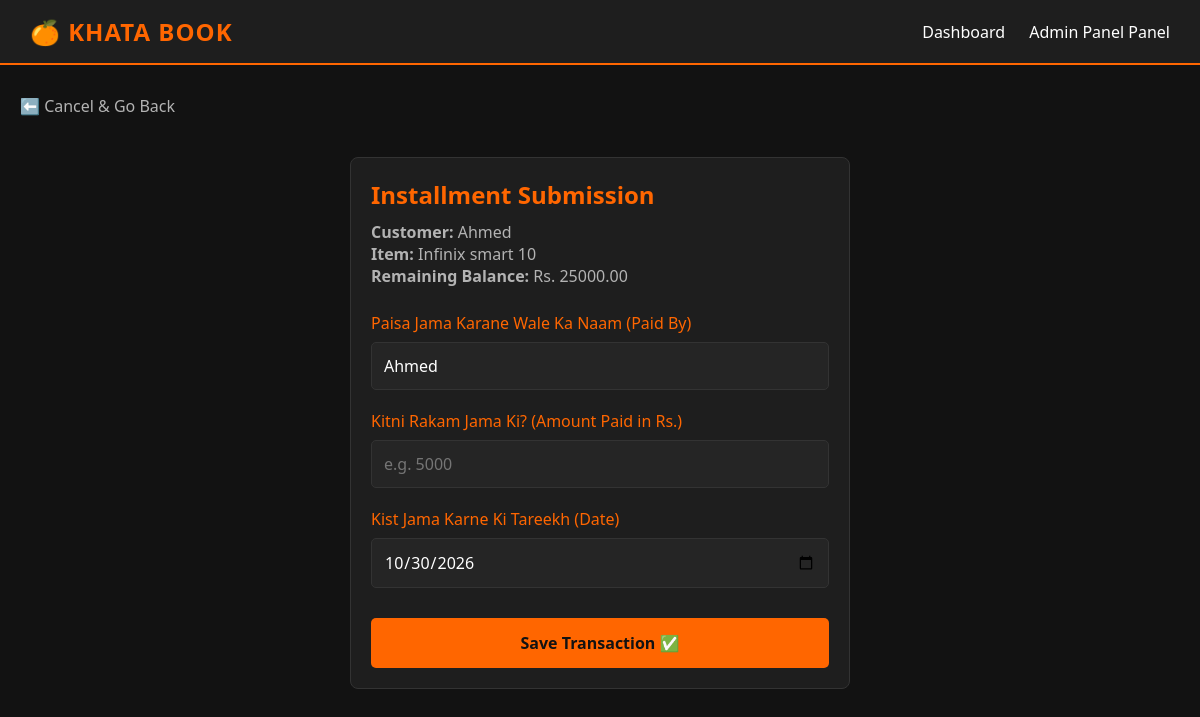
The app's page /sale/1/payment/add/ with its own data.
### cashbook/models.py (models this page shows, shortened)
class Sale(models.Model):
    STATUS_CHOICES = [
        ('active', 'Active'),
        ('completed', 'Completed'),
        ('overdue', 'Overdue'),
    ]
    customer = models.ForeignKey(Customer, on_delete=models.CASCADE, related_name='sales')
    product = models.ForeignKey(Product, on_delete=models.PROTECT)
    guarantor = models.ForeignKey(Guarantor, on_delete=models.SET_NULL, null=True, blank=True)
    total_installments = models.IntegerField(help_text="Total number of months/installments")
    advance_payment = models.DecimalField(max_digits=10, decimal_places=2, default=0.00)
    agreed_selling_price = models.DecimalField(max_digits=10, decimal_places=2, help_text="Final price for this installment deal")
    sale_date = models.DateField()
    status = models.CharField(max_length=15, choices=STATUS_CHOICES, default='active')
    @property
    def total_paid(self):
        payments_sum = self.payments.aggregate(total=models.Sum('amount_paid'))['total'] or 0
        return self.advance_payment + payments_sum
    @property
    def remaining_amount(self):
        return self.agreed_selling_price - self.total_paid

class Customer(models.Model):
    name= models.CharField(max_length=255)
    cnic= models.CharField(max_length=15,unique=True)
    phone_no= models.CharField(max_length=15,unique=True)
    address= models.TextField()

class Product(models.Model):
    name = models.CharField(max_length=255)
    actual_price = models.DecimalField(max_digits=10, decimal_places=2) # Cost price
    selling_price = models.DecimalField(max_digits=10, decimal_places=2) # Base retail price

### cashbook/views.py (the view, shortened to what this page needs)
# urls.py: path('sale/<int:sale_id>/payment/add/', views.add_payment_view, name='add_payment'),
def add_payment_view(request, sale_id):
    sale = get_object_or_404(Sale, id=sale_id)
    return render(request, 'cashbook/add_payment.html', {'sale': sale})

### cashbook/templates/cashbook/add_payment.html (shortened to what this page needs)
{% extends 'cashbook/base.html' %}
{% block content %}
<div style="margin-bottom: 20px;">
    <a href="/customer/{{ sale.customer.id }}/" style="color: var(--text-muted); text-decoration: none;">⬅️ Cancel & Go Back</a>
</div>
<div class="card form-container">
    <h2 style="color: var(--primary-orange); margin-bottom: 10px;">Installment Submission</h2>
    <p style="color: var(--text-muted); margin-bottom: 25px;">
        <strong>Customer:</strong> {{ sale.customer.name }}<br>
        <strong>Item:</strong> {{ sale.product.name }}<br>
        <strong>Remaining Balance:</strong> Rs. {{ sale.remaining_amount }}
    </p>
    <form method="POST" action="/sale/{{ sale.id }}/payment/add/">
        <div class="form-group">
            <label for="paid_by">Paisa Jama Karane Wale Ka Naam (Paid By)</label>
            <input type="text" id="paid_by" name="paid_by" value="{{ sale.customer.name }}" class="form-control" required>
        </div>
        <div class="form-group">
            <label for="amount_paid">Kitni Rakam Jama Ki? (Amount Paid in Rs.)</label>
            <input type="number" id="amount_paid" name="amount_paid" step="0.01" class="form-control" placeholder="e.g. 5000" required>
        </div>
        <div class="form-group">
            <label for="date_paid">Kist Jama Karne Ki Tareekh (Date)</label>
            <input type="date" id="date_paid" name="date_paid" class="form-control" required>
        </div>
        <button type="submit" class="btn-orange" style="width: 100%; padding: 14px; font-size: 16px; margin-top: 10px;">
            Save Transaction ✅
        </button>
    </form>
</div>
{% endblock %}

### cashbook/templates/cashbook/base.html (style rules this page uses)
:root { --bg-dark: #121212; --bg-card: #1e1e1e; --primary-orange: #ff6600; --text-light: #ffffff; --text-muted: #b3b3b3; --border-color: #333333; }
* { margin: 0; padding: 0; box-sizing: border-box; font-family: 'Segoe UI', Tahoma, Geneva, Verdana, sans-serif; }
body { background-color: var(--bg-dark); color: var(--text-light); min-height: 100vh; }
.card { background-color: var(--bg-card); border: 1px solid var(--border-color); border-radius: 8px; padding: 20px; margin-bottom: 20px; }
.btn-orange { background-color: var(--primary-orange); color: var(--bg-dark); border: none; padding: 10px 20px; border-radius: 5px; font-weight: bold; cursor: pointer; text-decoration: none; display: inline-block; transition: background 0.3s, transform 0.2s; }

### cashbook/templates/cashbook/add_payment.html (style rules this page uses)
.form-container { max-width: 500px; margin: 40px auto; }
.form-group { margin-bottom: 20px; }
.form-group label { display: block; margin-bottom: 8px; color: var(--primary-orange); font-weight: 500; }
.form-control { width: 100%; padding: 12px; background-color: #252525; border: 1px solid var(--border-color); border-radius: 5px; color: white; font-size: 16px; }

### records on screen
Sale: customer.name "Ahmed", product.name "Infinix smart 10", remaining_amount "25000.00", paid_by "Ahmed"
